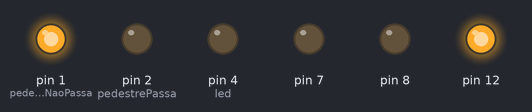
The sketch below on a simulated Arduino Uno, built with avr-gcc and run on an emulated ATmega328P. Shown: output pins drawn as LEDs (lit = HIGH).

Above: at 0.1 s.
At 5.1 s:
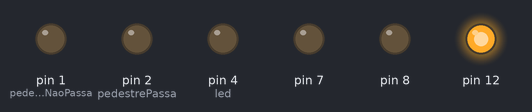
At 10.1 s:
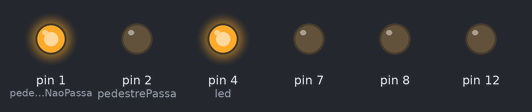
At 20.1 s:
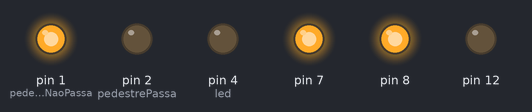
At 24.9 s:
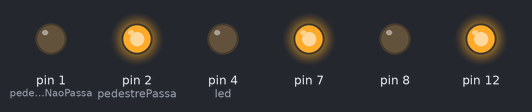
At 39.9 s:
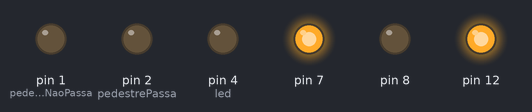
Timing chart, 0 to 40.0 s (numbered marks = the images above):
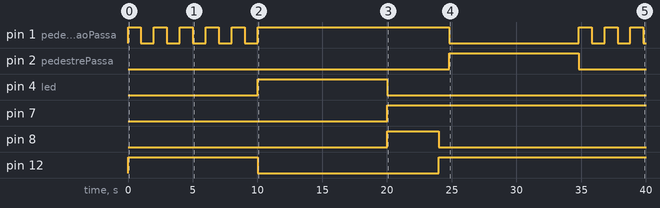

Measured:
- by itself, pin 1 (pedestreNaoPassa): LOW → HIGH at 0.00 s, → LOW 1.0 s later, → HIGH 1.0 s later, → LOW 1.0 s later, … (18 changes in this stretch)
- by itself, pin 2 (pedestrePassa): LOW → HIGH at 24.8 s, → LOW 10.0 s later
- by itself, pin 4 (led): LOW → HIGH at 10.0 s, → LOW 10.0 s later
- by itself, pin 7: LOW → HIGH at 20.0 s
- by itself, pin 8: LOW → HIGH at 20.0 s, → LOW 4.0 s later
- by itself, pin 12: LOW → HIGH at 0.00 s, → LOW 10.0 s later, → HIGH 14.0 s later

The sketch:

semaforo.ino
```cpp
int led = 4, // variável que representa as portas digitais utilizadas
    flag = 0, // variável flag para saber quando mudar as luzes
    pedestrePassa = 2,
    pedestreNaoPassa = 1,
    delays[] = {10000,4000,10000}; // array com tempos dos leds do semáforo
void setup() {
  // informa quais portas serão usadas
  pinMode(pedestreNaoPassa,OUTPUT);
  pinMode(pedestrePassa,OUTPUT);
  pinMode(4,OUTPUT);
  pinMode(7,OUTPUT);
  pinMode(8,OUTPUT);
  pinMode(12,OUTPUT);
}

void loop() {
  if(flag == 0){
    digitalWrite(pedestrePassa,LOW);
    digitalWrite(pedestreNaoPassa,LOW);
    digitalWrite(12,HIGH);
     for(int i = 0;i<5;i++){
      digitalWrite(pedestreNaoPassa,HIGH);
      delay(1000);
      digitalWrite(pedestreNaoPassa,LOW);
      delay(1000);
    }
    digitalWrite(pedestreNaoPassa,HIGH);
    digitalWrite(12,LOW);
  }

  digitalWrite(led,HIGH); // liberamos energia para o pino representado na variável LED
   if(flag == 2){
    delay(800);
    digitalWrite(pedestreNaoPassa,LOW);
    digitalWrite(pedestrePassa,HIGH);
  }
  if(flag == 1){
    digitalWrite(7,HIGH);
  }
  delay(delays[flag]); // utilizamos a posição do flag para localizar quanto tempo deve demorar para a luz apagar
  digitalWrite(led,LOW); // cortamos energia para o pino representado na variável LED
  //  realizamos cálculos para que se possa mudar as luzes do led
  if(flag<2){
    flag = flag + 1;
    led = led + 4;
  }else{
    flag = 0;
    led = led - 8;
  }
}
```
